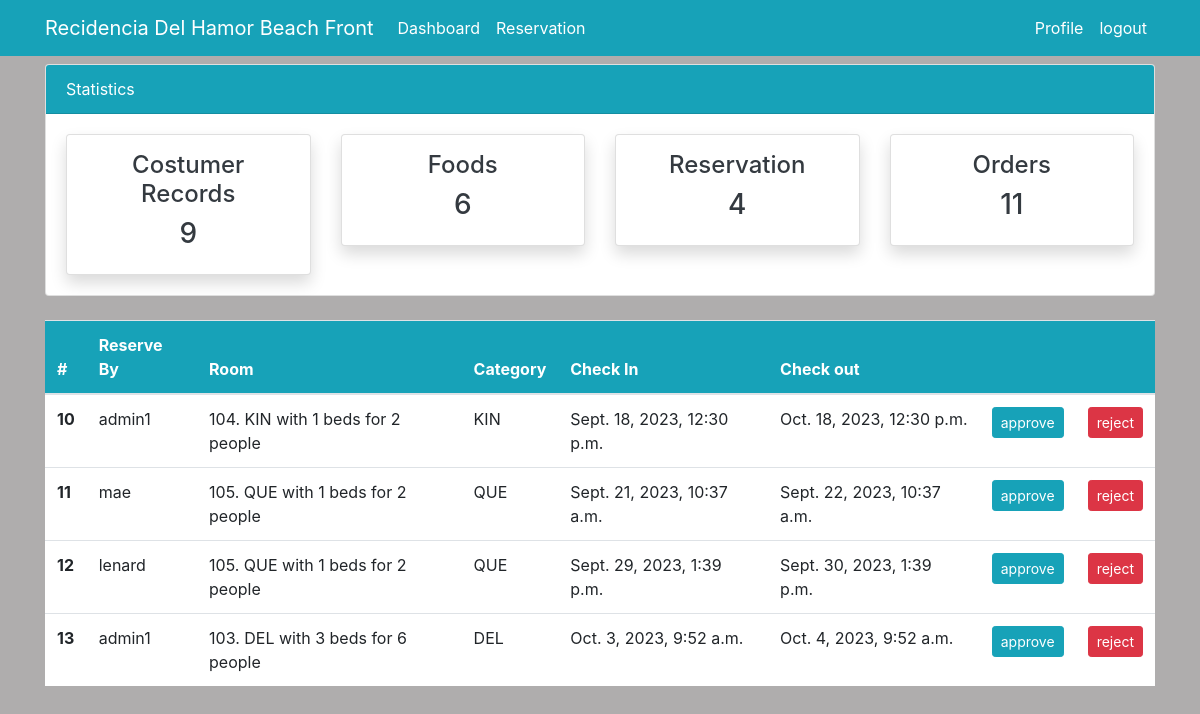
The page /reservation_list/ (signed in) on the database as committed earlier.
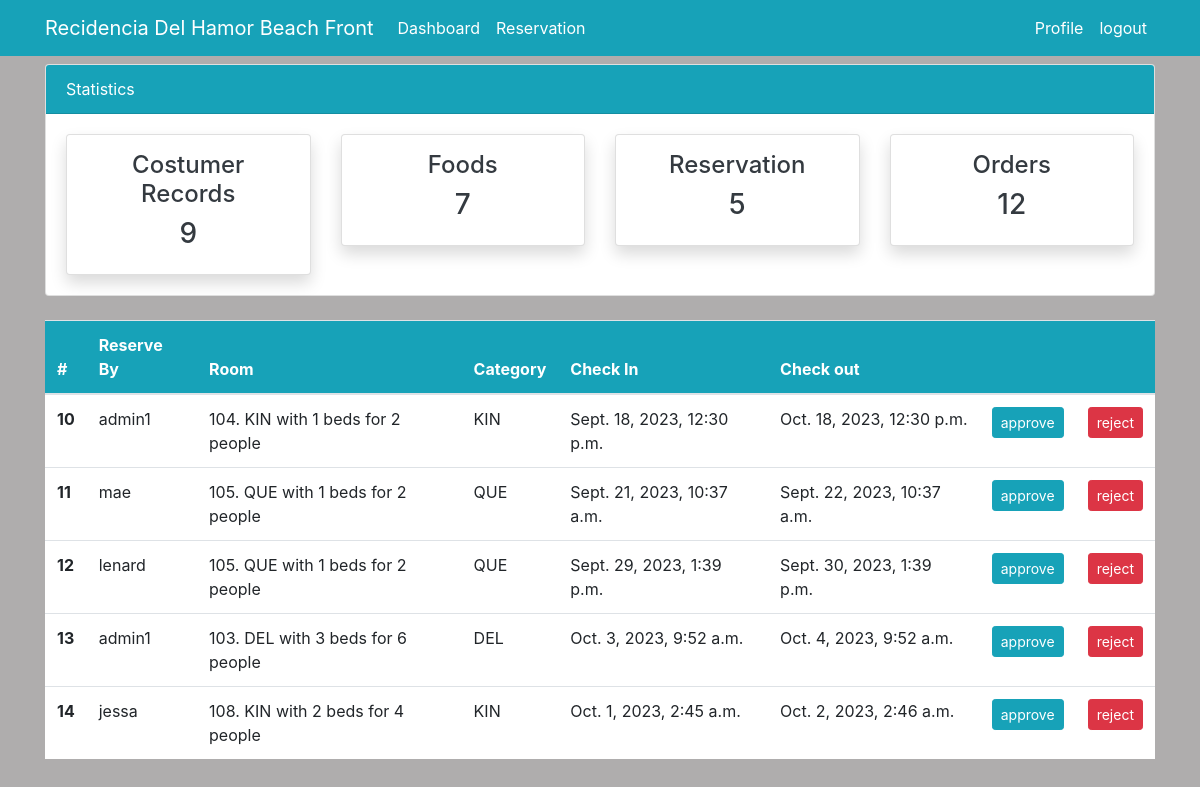
The same page on the database as committed later.
### reservation/models.py (models this page shows, shortened)
class Booking(models.Model):
    user = models.ForeignKey(settings.AUTH_USER_MODEL, on_delete=models.CASCADE)
    room = models.ForeignKey(Room, on_delete=models.CASCADE)
    check_in = models.DateTimeField()
    check_out = models.DateTimeField()
    status = models.CharField(max_length=250, default="Pending")
    remarks = models.CharField(max_length=500, blank=True, null=True)

class Room(models.Model):
    ROOM_CATEGORIES = (
        ('YAC', 'AC'),
        ('NAC', 'NON-AC'),
        ('DEL', 'DELUXE'),
        ('KIN', 'KING'),
        ('QUE', 'QUEEN'),
    )
    number = models.IntegerField()
    category = models.CharField(max_length=3, choices=ROOM_CATEGORIES)
    beds = models.IntegerField()
    capacity = models.IntegerField()
    price = models.IntegerField(null=True)
    def __str__(self):
        return f'{self.number}. {self.category} with {self.beds} beds for {self.capacity} people'

### dashboard/views.py (the view)
# urls.py: path('reservation_list/', views.reservation_list, name="dashboard-reservation_list"),
@login_required
def reservation_list(request):
    booking = Booking.objects.all()
    booking_count = booking.count()
    orders_count = Order.objects.all().count()
    workers_count = User.objects.all().count()
    products_count = Product.objects.all().count()
    context = {
        'booking': booking,
        'workers_count': workers_count,
        'orders_count': orders_count,
        'products_count': products_count,
        'booking_count': booking_count,
    }
    return render(request, 'dashboard/reservation_list.html', context)

### templates/dashboard/reservation_list.html (shortened to what this page needs)
{% extends 'partials/base.html' %}
{% block content %}
{% include 'partials/topnav.html' %}
<div class="container">
    <div class="row my-4">
        <div class="col-md-12">
            <table class="table bg-white">
                <thead class="bg-info text-white">
                <tr class="text-white">
                    <th scope="col">#</th>
                    <th scope="col">Reserve By</th>
                    <th scope="col">Room</th>
                    <th scope="col">Category</th>
                    <th scope="col">Check In</th>
                    <th scope="col">Check out</th>
                    <th scope="col"></th>
                    <th scope="col"></th>
                </tr>
                </thead>
                <tbody>
                    {% for booking in booking %}
                <tr>
                    <th scope="row">{{ booking.id }}</th>
                    <td>{{ booking.user }}</td>
                    <td>{{ booking.room }}</td>
                    <td>{{ booking.room.category }}</td>
                    <td>{{ booking.check_in }}</td>
                    <td>{{ booking.check_out }}</td>
                    <td><a class="btn btn-info btn-sm" type="submit" href="">approve</a></td>
                    <td><a class="btn btn-danger btn-sm" type="reject" href="{% url 'dashboard-reject-booking' booking.id %}">reject</a></td>
                </tr>
                {% endfor %}
                </tbody>
            </table>
        </div>
        </div>
    </div>
{% endblock %}

Rows that differ between the two databases and show on the page:
added Booking: id "14", user "jessa", room "108. KIN with 2 beds for 4 people", room.category "KIN", check_in "Oct. 1, 2023, 2:45 a.m.", check_out "Oct. 2, 2023, 2:46 a.m."
Other text that changed with them:
{{ products_count }}: "6" → "7"
{{ booking_count }}: "4" → "5"
{{ orders_count }}: "11" → "12"
